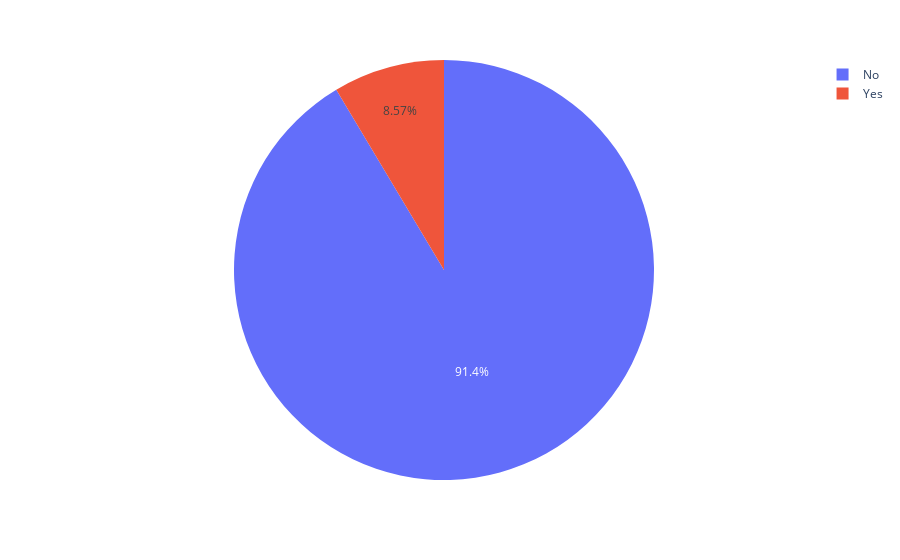

This figure's notebook cell:
### Code cell
df_temp1 = df.groupby(by='Decaf Coffee?').size();
data = [];
for i in range(len(df_temp1)):
    row = []
    row.append(df_temp1.index[i]);
    row.append(df_temp1.values[i]);
    data.append(row);
df_temp2 = pd.DataFrame(data, columns=['Decaf Coffee?','Count'])
print(df_temp2);
px.pie(df_temp2, values='Count', names='Decaf Coffee?')

### Figure 1 — Plotly figure (JSON) as saved in the notebook; plotly's stock layout.template omitted (floating-point values rounded to 4 significant figures)
{"data": [{"domain": {"x": [0, 1], "y": [0, 1]}, "hovertemplate": "Decaf Coffee?=%{label}<br>Count=%{value}<extra></extra>", "labels": ["No", "Yes"], "legendgroup": "", "name": "", "showlegend": true, "type": "pie", "values": [64, 6]}], "layout": {"legend": {"tracegroupgap": 0}, "margin": {"t": 60}}}
